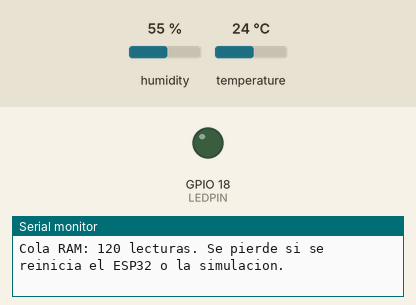
The sketch below on a simulated ESP32. Shown: output pins drawn as LEDs (lit = HIGH), the last lines printed to the serial monitor. The test bench sets the inputs (shaded band); at power-on: temperature 24 °C, humidity 55 %. WiFi joins after 1.5 s; servers stay silent unless stated; the local clock reads 2024-03-15 10:24:30 at power-on unless the sketch sets it; random numbers use the default seed unless the sketch sets one.

Above: at 1.2 s.
1.3 s: temperature set to 29.4 °C
6.5 s: temperature set to 30.9 °C
At 11.2 s:
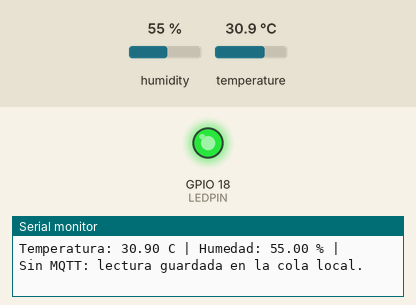
Timing chart, 0 to 12.7 s (numbered marks = the images above; inputs shaded):
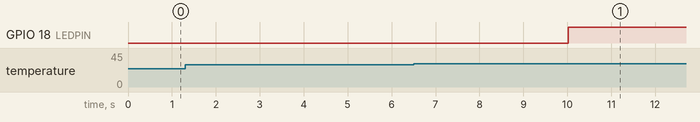

The sketch:

sketch.ino
```cpp
#include <WiFi.h>
#include <WiFiClientSecure.h>
#include <time.h>
#include <esp_system.h>
#include <PubSubClient.h>
#include <DHT.h>

#define DHTPIN 15
#define DHTTYPE DHT22
#define LEDPIN 18

const float UMBRAL_TEMPERATURA = 30.0;

DHT dht(DHTPIN, DHTTYPE);
WiFiClientSecure espClient;
PubSubClient client(espClient);

const char* ssid = "Wokwi-GUEST";
const char* password = "";
// MQTT cifrado con validacion del certificado del servidor.
const char* mqttServer = "broker.hivemq.com";
const int mqttPort = 8883;
const char* temaTemperatura = "fernando-ti3042-2026/temperatura";
const char* temaHumedad = "fernando-ti3042-2026/humedad";
const char* temaComando = "fernando-ti3042-2026/led/comando";
const char* temaEstado = "fernando-ti3042-2026/led/estado";
const char* temaLecturas = "fernando-ti3042-2026/mediciones";
const char* temaConfirmacion = "fernando-ti3042-2026/mediciones/ack";

// Autoridades publicas de confianza: Amazon Root CA 1 e ISRG Root X1.
const char* certificadosRaiz = R"CERT(
-----BEGIN CERTIFICATE-----
MIIDQTCCAimgAwIBAgITBmyfz5m/jAo54vB4ikPmljZbyjANBgkqhkiG9w0BAQsF
ADA5MQswCQYDVQQGEwJVUzEPMA0GA1UEChMGQW1hem9uMRkwFwYDVQQDExBBbWF6
b24gUm9vdCBDQSAxMB4XDTE1MDUyNjAwMDAwMFoXDTM4MDExNzAwMDAwMFowOTEL
MAkGA1UEBhMCVVMxDzANBgNVBAoTBkFtYXpvbjEZMBcGA1UEAxMQQW1hem9uIFJv
b3QgQ0EgMTCCASIwDQYJKoZIhvcNAQEBBQADggEPADCCAQoCggEBALJ4gHHKeNXj
ca9HgFB0fW7Y14h29Jlo91ghYPl0hAEvrAIthtOgQ3pOsqTQNroBvo3bSMgHFzZM
9O6II8c+6zf1tRn4SWiw3te5djgdYZ6k/oI2peVKVuRF4fn9tBb6dNqcmzU5L/qw
IFAGbHrQgLKm+a/sRxmPUDgH3KKHOVj4utWp+UhnMJbulHheb4mjUcAwhmahRWa6
VOujw5H5SNz/0egwLX0tdHA114gk957EWW67c4cX8jJGKLhD+rcdqsq08p8kDi1L
93FcXmn/6pUCyziKrlA4b9v7LWIbxcceVOF34GfID5yHI9Y/QCB/IIDEgEw+OyQm
jgSubJrIqg0CAwEAAaNCMEAwDwYDVR0TAQH/BAUwAwEB/zAOBgNVHQ8BAf8EBAMC
AYYwHQYDVR0OBBYEFIQYzIU07LwMlJQuCFmcx7IQTgoIMA0GCSqGSIb3DQEBCwUA
A4IBAQCY8jdaQZChGsV2USggNiMOruYou6r4lK5IpDB/G/wkjUu0yKGX9rbxenDI
U5PMCCjjmCXPI6T53iHTfIUJrU6adTrCC2qJeHZERxhlbI1Bjjt/msv0tadQ1wUs
N+gDS63pYaACbvXy8MWy7Vu33PqUXHeeE6V/Uq2V8viTO96LXFvKWlJbYK8U90vv
o/ufQJVtMVT8QtPHRh8jrdkPSHCa2XV4cdFyQzR1bldZwgJcJmApzyMZFo6IQ6XU
5MsI+yMRQ+hDKXJioaldXgjUkK642M4UwtBV8ob2xJNDd2ZhwLnoQdeXeGADbkpy
rqXRfboQnoZsG4q5WTP468SQvvG5
-----END CERTIFICATE-----
-----BEGIN CERTIFICATE-----
MIIFazCCA1OgAwIBAgIRAIIQz7DSQONZRGPgu2OCiwAwDQYJKoZIhvcNAQELBQAw
TzELMAkGA1UEBhMCVVMxKTAnBgNVBAoTIEludGVybmV0IFNlY3VyaXR5IFJlc2Vh
cmNoIEdyb3VwMRUwEwYDVQQDEwxJU1JHIFJvb3QgWDEwHhcNMTUwNjA0MTEwNDM4
WhcNMzUwNjA0MTEwNDM4WjBPMQswCQYDVQQGEwJVUzEpMCcGA1UEChMgSW50ZXJu
ZXQgU2VjdXJpdHkgUmVzZWFyY2ggR3JvdXAxFTATBgNVBAMTDElTUkcgUm9vdCBY
MTCCAiIwDQYJKoZIhvcNAQEBBQADggIPADCCAgoCggIBAK3oJHP0FDfzm54rVygc
h77ct984kIxuPOZXoHj3dcKi/vVqbvYATyjb3miGbESTtrFj/RQSa78f0uoxmyF+
0TM8ukj13Xnfs7j/EvEhmkvBioZxaUpmZmyPfjxwv60pIgbz5MDmgK7iS4+3mX6U
A5/TR5d8mUgjU+g4rk8Kb4Mu0UlXjIB0ttov0DiNewNwIRt18jA8+o+u3dpjq+sW
T8KOEUt+zwvo/7V3LvSye0rgTBIlDHCNAymg4VMk7BPZ7hm/ELNKjD+Jo2FR3qyH
B5T0Y3HsLuJvW5iB4YlcNHlsdu87kGJ55tukmi8mxdAQ4Q7e2RCOFvu396j3x+UC
B5iPNgiV5+I3lg02dZ77DnKxHZu8A/lJBdiB3QW0KtZB6awBdpUKD9jf1b0SHzUv
KBds0pjBqAlkd25HN7rOrFleaJ1/ctaJxQZBKT5ZPt0m9STJEadao0xAH0ahmbWn
OlFuhjuefXKnEgV4We0+UXgVCwOPjdAvBbI+e0ocS3MFEvzG6uBQE3xDk3SzynTn
jh8BCNAw1FtxNrQHusEwMFxIt4I7mKZ9YIqioymCzLq9gwQbooMDQaHWBfEbwrbw
qHyGO0aoSCqI3Haadr8faqU9GY/rOPNk3sgrDQoo//fb4hVC1CLQJ13hef4Y53CI
rU7m2Ys6xt0nUW7/vGT1M0NPAgMBAAGjQjBAMA4GA1UdDwEB/wQEAwIBBjAPBgNV
HRMBAf8EBTADAQH/MB0GA1UdDgQWBBR5tFnme7bl5AFzgAiIyBpY9umbbjANBgkq
hkiG9w0BAQsFAAOCAgEAVR9YqbyyqFDQDLHYGmkgJykIrGF1XIpu+ILlaS/V9lZL
ubhzEFnTIZd+50xx+7LSYK05qAvqFyFWhfFQDlnrzuBZ6brJFe+GnY+EgPbk6ZGQ
3BebYhtF8GaV0nxvwuo77x/Py9auJ/GpsMiu/X1+mvoiBOv/2X/qkSsisRcOj/KK
NFtY2PwByVS5uCbMiogziUwthDyC3+6WVwW6LLv3xLfHTjuCvjHIInNzktHCgKQ5
ORAzI4JMPJ+GslWYHb4phowim57iaztXOoJwTdwJx4nLCgdNbOhdjsnvzqvHu7Ur
TkXWStAmzOVyyghqpZXjFaH3pO3JLF+l+/+sKAIuvtd7u+Nxe5AW0wdeRlN8NwdC
jNPElpzVmbUq4JUagEiuTDkHzsxHpFKVK7q4+63SM1N95R1NbdWhscdCb+ZAJzVc
oyi3B43njTOQ5yOf+1CceWxG1bQVs5ZufpsMljq4Ui0/1lvh+wjChP4kqKOJ2qxq
4RgqsahDYVvTH9w7jXbyLeiNdd8XM2w9U/t7y0Ff/9yi0GE44Za4rF2LN9d11TPA
mRGunUHBcnWEvgJBQl9nJEiU0Zsnvgc/ubhPgXRR4Xq37Z0j4r7g1SgEEzwxA57d
emyPxgcYxn/eR44/KJ4EBs+lVDR3veyJm+kXQ99b21/+jh5Xos1AnX5iItreGCc=
-----END CERTIFICATE-----
)CERT";

bool horaSolicitada = false;
unsigned long ultimoAvisoHora = 0;
float ultimaTemperatura = NAN;
bool ledEncendido = false;
bool estadoPendiente = true;
unsigned long ultimoWiFi = 0;
unsigned long ultimoMQTT = 0;
unsigned long ultimaLectura = 0;
char entradaSerial[17];
unsigned int longitudSerial = 0;
bool entradaDemasiadoLarga = false;
String identificador;
String sesion;

const unsigned int CAPACIDAD_COLA = 120;
float temperaturasGuardadas[CAPACIDAD_COLA];
float humedadesGuardadas[CAPACIDAD_COLA];
uint32_t fechasGuardadas[CAPACIDAD_COLA];
uint32_t tiemposGuardados[CAPACIDAD_COLA];
uint32_t numerosGuardados[CAPACIDAD_COLA];
unsigned int inicioCola = 0;
unsigned int pendientes = 0;
uint32_t secuencia = 0;
unsigned long descartadas = 0;
unsigned long ultimoEnvio = 0;
bool esperandoConfirmacion = false;
bool enlaceHabilitado = true;

String idPrimeraLectura() {
  return sesion + "-" + String(numerosGuardados[inicioCola]);
}

void mostrarBuffer() {
  Serial.print("BUFFER: ");
  Serial.print(pendientes);
  Serial.print(" / ");
  Serial.print(CAPACIDAD_COLA);
  Serial.print(" lecturas pendientes | Descartadas: ");
  Serial.println(descartadas);
}

void guardarLectura(float temperatura, float humedad) {
  secuencia++;
  if (pendientes == CAPACIDAD_COLA) {
    descartadas++;
    Serial.println("BUFFER LLENO: se descarta la lectura nueva.");
    mostrarBuffer();
    return;
  }
  unsigned int posicion = (inicioCola + pendientes) % CAPACIDAD_COLA;
  temperaturasGuardadas[posicion] = temperatura;
  humedadesGuardadas[posicion] = humedad;
  time_t ahora = time(nullptr);
  fechasGuardadas[posicion] = ahora >= 1735689600 ? (uint32_t)ahora : 0;
  tiemposGuardados[posicion] = millis();
  numerosGuardados[posicion] = secuencia;
  pendientes++;
  mostrarBuffer();
}

void confirmarLectura(const String& id) {
  if (pendientes == 0 || id != idPrimeraLectura()) return;
  inicioCola = (inicioCola + 1) % CAPACIDAD_COLA;
  pendientes--;
  esperandoConfirmacion = false;
  Serial.print("guardado confirmado: ");
  Serial.println(id);
  mostrarBuffer();
}

void enviarPendientes() {
  if (!client.connected() || pendientes == 0) return;
  unsigned long intervalo = esperandoConfirmacion ? 3000 : 200;
  if (millis() - ultimoEnvio < intervalo) return;
  ultimoEnvio = millis();

  String id = idPrimeraLectura();
  char mensaje[320];
  int longitud = snprintf(
    mensaje, sizeof(mensaje),
    "{\"id\":\"%s\",\"temperatura\":%.1f,\"humedad\":%.1f,"
    "\"fechaEpoch\":%lu,\"uptimeMs\":%lu,\"dispositivo\":\"ESP32-Wokwi\"}",
    id.c_str(), temperaturasGuardadas[inicioCola], humedadesGuardadas[inicioCola],
    (unsigned long)fechasGuardadas[inicioCola], (unsigned long)tiemposGuardados[inicioCola]
  );
  if (longitud <= 0 || longitud >= (int)sizeof(mensaje)) return;
  if (client.publish(temaLecturas, mensaje, false)) {
    esperandoConfirmacion = true;
    Serial.print("Lectura enviada; esperando guardado: ");
    Serial.println(id);
  }
}

void procesarEntradaSerial(String comando) {
  comando.trim();
  if (comando == "OFFLINE") {
    enlaceHabilitado = false;
    client.disconnect();
    WiFi.disconnect(true);
    horaSolicitada = false;
    Serial.println("WiFi desconectado para prueba. El sensor y el LED siguen funcionando.");
  } else if (comando == "ONLINE") {
    enlaceHabilitado = true;
    WiFi.mode(WIFI_STA);
    WiFi.begin(ssid, password);
    Serial.println("Recuperando WiFi y MQTT...");
  } else if (comando == "BUFFER") {
    mostrarBuffer();
  } else {
    procesarComando(comando);
  }
}

void aplicarEstadoLed(bool encender) {
  if (ledEncendido == encender) return;
  ledEncendido = encender;
  digitalWrite(LEDPIN, ledEncendido ? HIGH : LOW);
  estadoPendiente = true;
  Serial.print("LED cambiado a: ");
  Serial.println(ledEncendido ? "ON" : "OFF");
}

void controlarTemperatura() {
  if (isnan(ultimaTemperatura)) return;

  if (ultimaTemperatura > UMBRAL_TEMPERATURA && !ledEncendido) {
    aplicarEstadoLed(true);
  } else if (ultimaTemperatura <= UMBRAL_TEMPERATURA && ledEncendido) {
    aplicarEstadoLed(false);
  }
}

void procesarComando(const String& comando) {
  if (comando == "ON" || comando == "OFF") {
    aplicarEstadoLed(comando == "ON");
    ultimaLectura = millis();
    Serial.println("Orden aplicada. En 5 segundos se revisara la temperatura.");
  } else if (comando == "AUTO") {
    controlarTemperatura();
  } else if (comando != "STATUS") {
    Serial.println("Comando rechazado. Use ON, OFF, AUTO o STATUS.");
    return;
  }

  estadoPendiente = true;
  Serial.print("Estado del LED: ");
  Serial.println(ledEncendido ? "ON" : "OFF");
}

void recibirMQTT(char* topic, byte* payload, unsigned int length) {
  if (length == 0 || length > 80) return;
  char texto[81];
  memcpy(texto, payload, length);
  texto[length] = '\0';
  if (strlen(texto) != length) return;
  String mensaje(texto);
  mensaje.trim();
  if (strcmp(topic, temaConfirmacion) == 0) {
    confirmarLectura(mensaje);
  } else if (strcmp(topic, temaComando) == 0 && length <= 16) {
    procesarComando(mensaje);
  }
}

void revisarSerial() {
  while (Serial.available()) {
    char caracter = Serial.read();
    if (caracter == '\r') continue;
    if (caracter == '\n') {
      entradaSerial[longitudSerial] = '\0';
      if (entradaDemasiadoLarga) {
        Serial.println("Comando demasiado largo.");
      } else if (longitudSerial > 0) {
        String comando(entradaSerial);
        comando.trim();
        procesarEntradaSerial(comando);
      }
      longitudSerial = 0;
      entradaDemasiadoLarga = false;
    } else if (longitudSerial < sizeof(entradaSerial) - 1) {
      entradaSerial[longitudSerial++] = caracter;
    } else {
      entradaDemasiadoLarga = true;
    }
  }
}

void revisarConexion() {
  if (!enlaceHabilitado) return;
  unsigned long ahora = millis();
  if (WiFi.status() != WL_CONNECTED) {
    horaSolicitada = false;
    if (client.connected()) client.disconnect();
    if (ahora - ultimoWiFi >= 10000) {
      ultimoWiFi = ahora;
      Serial.println("Reintentando WiFi...");
      WiFi.disconnect();
      WiFi.begin(ssid, password);
    }
    return;
  }

  if (!horaSolicitada) {
    configTime(0, 0, "pool.ntp.org", "time.google.com", "time.nist.gov");
    horaSolicitada = true;
    Serial.println("Sincronizando hora para validar el certificado TLS...");
  }

  if (time(nullptr) < 1735689600) {
    if (ahora - ultimoAvisoHora >= 5000) {
      ultimoAvisoHora = ahora;
      Serial.println("sincronizando hora. La conexion MQTT aun no se inicia.");
    }
    return;
  }

  if (!client.connected() && ahora - ultimoMQTT >= 5000) {
    ultimoMQTT = ahora;
    Serial.println("Conectando a MQTT con TLS");
    if (client.connect(identificador.c_str())) {
      if (client.subscribe(temaComando, 1) && client.subscribe(temaConfirmacion, 1)) {
        Serial.println("MQTT conectado con TLS. Certificado validado.");
        estadoPendiente = true;
        esperandoConfirmacion = false;
      } else {
        Serial.println("No se pudo enviar la suscripcion. Reintentando...");
        client.disconnect();
      }
    } else {
      Serial.print("Error MQTT: ");
      Serial.println(client.state());
      char errorTLS[120];
      int codigoTLS = espClient.lastError(errorTLS, sizeof(errorTLS));
      if (codigoTLS != 0) {
        Serial.print("Detalle TLS: ");
        Serial.println(errorTLS);
      }
    }
  }
}

void leerSensor() {
  if (millis() - ultimaLectura < 5000) return;
  ultimaLectura = millis();
  float temperatura = dht.readTemperature();
  float humedad = dht.readHumidity();
  if (isnan(temperatura) || isnan(humedad)) {
    Serial.println("Error al leer el DHT22");
    return;
  }

  ultimaTemperatura = temperatura;
  controlarTemperatura();
  guardarLectura(temperatura, humedad);

  Serial.print("Temperatura: ");
  Serial.print(temperatura);
  Serial.print(" C | Humedad: ");
  Serial.print(humedad);
  Serial.println(" % | ");

  if (client.connected()) {
    char textoTemperatura[16];
    char textoHumedad[16];
    snprintf(textoTemperatura, sizeof(textoTemperatura), "%.1f", temperatura);
    snprintf(textoHumedad, sizeof(textoHumedad), "%.1f", humedad);
    bool envioHumedad = client.publish(temaHumedad, textoHumedad);
    bool envioTemperatura = client.publish(temaTemperatura, textoTemperatura);
    if (!envioHumedad || !envioTemperatura) Serial.println("Fallo de envio MQTT");
  } else {
    Serial.println("Sin MQTT: lectura guardada en la cola local.");
  }
}

void setup() {
  Serial.begin(115200);
  pinMode(LEDPIN, OUTPUT);
  digitalWrite(LEDPIN, LOW);
  dht.begin();
  WiFi.mode(WIFI_STA);
  WiFi.begin(ssid, password);
  identificador = "MonitorIoT-" + WiFi.macAddress();
  String mac = WiFi.macAddress();
  mac.replace(":", "");
  sesion = mac + "-" + String(esp_random(), HEX) + "-" + String(esp_random(), HEX);
  espClient.setCACert(certificadosRaiz);
  espClient.setHandshakeTimeout(10);
  client.setServer(mqttServer, mqttPort);
  client.setCallback(recibirMQTT);
  client.setSocketTimeout(5);
  client.setBufferSize(512);
  client.setKeepAlive(20);
  Serial.println("Monitor IoT iniciado. Control por temperatura siempre activo. Umbral: mas de 30 C.");
  Serial.println("Comandos: ON, OFF, AUTO, STATUS. Prueba de cola: OFFLINE, ONLINE, BUFFER.");
  Serial.println("Cola RAM: 120 lecturas. Se pierde si se reinicia el ESP32 o la simulacion.");
}

void loop() {
  revisarSerial();
  revisarConexion();
  client.loop();
  if (client.connected() && estadoPendiente) {
    if (client.publish(temaEstado, ledEncendido ? "ON" : "OFF")) {
      estadoPendiente = false;
    }
  }
  leerSensor();
  enviarPendientes();
  delay(5);
}
```

Measured:
- the behaviour switches between 30 and 30.1 °C on temperature (found by bisection; images 0 and 1)
- after the input at 6.5 s, GPIO 18 (LEDPIN): LOW → HIGH after 3.5 s
